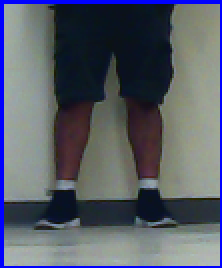
#> input picture hackabull/lowerbody.png, 111 x 134 px (shown 2 times larger)
$ python bodyDeteTest.py   (Python 2 division)
#> lines starting #> are read from the running program, lines starting #| are printed output that depends on the picture; after the words box and inside, x2 and y2 are one past the last pixel; in counts of white or black regions, pixels touching at a corner belong together
#> further down, image is the input picture: shape (134, 111, 3); mean B, G, R 103.9, 93.3, 87.8
import numpy as np
import cv2

lowerbody_cascade = cv2.CascadeClassifier('haarcascade_lowerbody.xml')

cap = cv2.VideoCapture(0)

KNOWN_WIDTH = 11.0
KNOWN_DISTANCE = 120.0
def find_marker(image):
        # convert the image to grayscale, blur it, and detect edges
        gray = cv2.cvtColor(image, cv2.COLOR_BGR2GRAY)
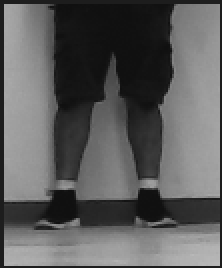
#> gray: shape (134, 111) (shown 2 times larger); min 16, max 185, mean 92.8
        gray = cv2.GaussianBlur(gray, (5, 5), 0)
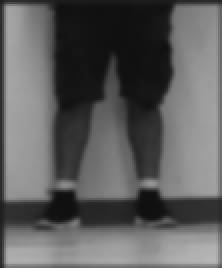
#> gray: shape (134, 111) (shown 2 times larger); min 16, max 182, mean 93.5
        edged = cv2.Canny(gray, 35, 125)
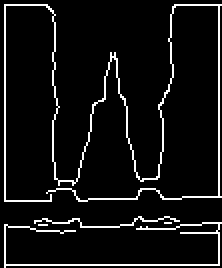
#> edged: shape (134, 111) (shown 2 times larger); 7.1% white in thin lines or dots

        # find the contours in the edged image and keep the largest one;
        # we'll assume that this is our piece of paper in the image
        (cnts, _) = cv2.findContours(edged.copy(), cv2.RETR_LIST, cv2.CHAIN_APPROX_SIMPLE)
#> cnts = 5 contours, 4 with area under 20; largest, box (x1, y1, x2, y2) and area: (2, 2, 111, 101) 32
        c = max(cnts, key = cv2.contourArea)
#> c = contour of 294 points, box (x1, y1, x2, y2) (2, 2, 111, 101), area 32

        # compute the bounding box of the of the paper region and return it
        return cv2.minAreaRect(c)


def distance_to_camera(knownWidth, focalLength, perWidth):
        return (knownWidth * focalLength) / perWidth


def getTemplateMaster(imgName):
    while True:
       s,img = cam.read()
       img = cv2.resize(img,(0,0),fx=0.5,fy=0.5)
       gray = cv2.cvtColor(img, cv2.COLOR_BGR2GRAY)
       lowerbody = lowerbody_cascade.detectMultiScale(gray, 1.8, 1)
       for (x,y,w,h) in lowerbody:
          cv2.rectangle(img,(x,y),(x+w,y+h),(255,0,0),2)
          roi_color = img[y:y+h, x:x+w]
          cv2.imshow("roi_color",roi_color)
          if cv2.waitKey(25) & 0xff == ord('q'):
              cv2.imwrite(imgName+".png",roi_color)
              return roi_color
       cv2.imshow('img',img)


#getTemplateMaster('lowerbody')

image = cv2.imread("lowerbody.png")
marker = find_marker(image)
#> marker = ((56, 51), (98, 108), -90)
focalLength = (marker[1][0] * KNOWN_DISTANCE) / KNOWN_WIDTH
#> focalLength = 1069.1


img_MasterTemp = cv2.imread('lowerbody.png')
img_grayMT = cv2.cvtColor(img_MasterTemp,cv2.COLOR_BGR2GRAY)
#img_MasterTemp = cv2.resize(img_MasterTemp,(0,0),fx=2,fy=2)

while 1:
    ret, img = cap.read()
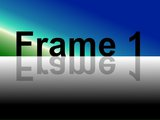
#> input picture carCode/mjpg-streamer/mjpg-streamer-experimental/plugins/input_testpicture/pictures/160x120_1.jpg, 160 x 120 px, given in place of the camera
#> img is the input picture: shape (120, 160, 3); mean B, G, R 114.8, 90.1, 62.9
    img = cv2.resize(img,(0,0),fx=0.5,fy=0.5)
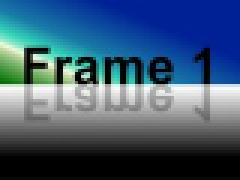
#> img: shape (60, 80, 3) (shown 3 times larger); mean B, G, R 115, 90.3, 63
    gray = cv2.cvtColor(img, cv2.COLOR_BGR2GRAY)
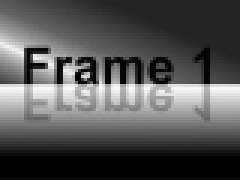
#> gray: shape (60, 80) (shown 3 times larger); min 0, max 251, mean 84.9
    lowerbody = lowerbody_cascade.detectMultiScale(gray, 1.8, 1)
#> lowerbody = ()

#    marker = find_marker(img)
#    inches = distance_to_camera(KNOWN_WIDTH, focalLength, marker[1][0])
#    print inches


    for (x,y,w,h) in lowerbody:
        cv2.rectangle(img,(x,y),(x+w,y+h),(255,0,0),2)
        roi_gray = gray[y:y+h, x:x+w]
        roi_color = img[y:y+h, x:x+w]
	marker = find_marker(img)
	inches = distance_to_camera(KNOWN_WIDTH, focalLength, marker[1][0])
    	print inches

	temp = roi_gray
    	w , h  = temp.shape[:2]
	res = cv2.matchTemplate(img_grayMT,temp,cv2.TM_CCOEFF_NORMED)
	thres = 0.8
	loc = np.where(res >= thres)
	for pt in zip(*loc[::-1]):
	    cv2.rectangle(img_MasterTemp,pt,(pt[0]+w,pt[1]+h),(0,255,255),2)
	    cv2.imshow('Detect',img_MasterTemp)
	    marker = find_marker(img)
    	    inches = distance_to_camera(KNOWN_WIDTH, focalLength, marker[1][0])
            print "found values" ,inches
#> this loop made 0 passes


	# any thing under 300 start finding it

	## if value is x > w/2 turn right
	## if value is x < w/2 turn left


    cv2.imshow('img',img)
    k = cv2.waitKey(5) & 0xff
#> (key q is pressed here)
    if k == 27:
        break

cap.release()
cv2.destroyAllWindows()
